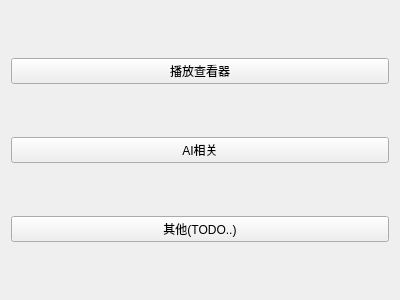
<?xml version="1.0" encoding="UTF-8"?>
<ui version="4.0">
 <class>Menu</class>
 <widget class="QWidget" name="Menu">
  <property name="geometry">
   <rect>
    <x>0</x>
    <y>0</y>
    <width>400</width>
    <height>300</height>
   </rect>
  </property>
  <property name="windowTitle">
   <string>菜单</string>
  </property>
  <layout class="QVBoxLayout" name="verticalLayout">
   <item>
    <widget class="QPushButton" name="btnMyPlayer">
     <property name="text">
      <string>播放查看器</string>
     </property>
    </widget>
   </item>
   <item>
    <widget class="QPushButton" name="btnMyAI">
     <property name="text">
      <string>AI相关</string>
     </property>
    </widget>
   </item>
   <item>
    <widget class="QPushButton" name="btnTODO">
     <property name="text">
      <string>其他(TODO..)</string>
     </property>
    </widget>
   </item>
  </layout>
 </widget>
 <resources/>
 <connections/>
</ui>
